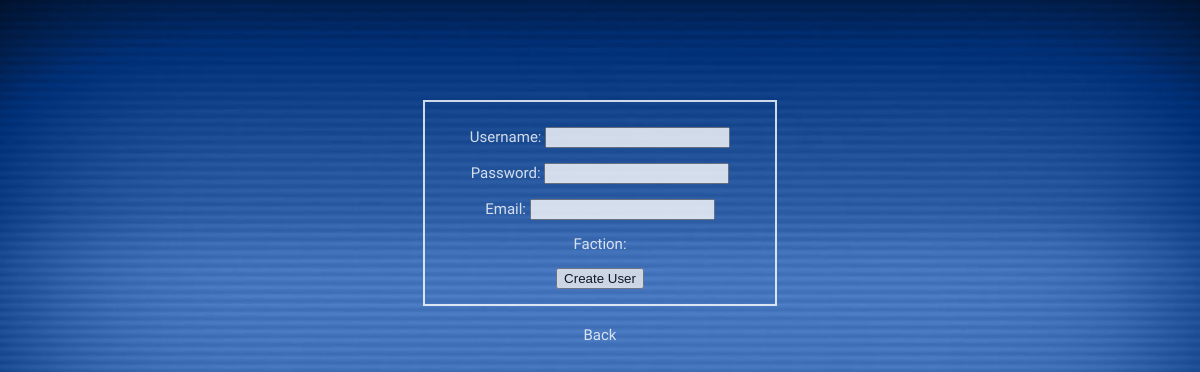
Before: /resources/auth/create_user.php with the older database file.
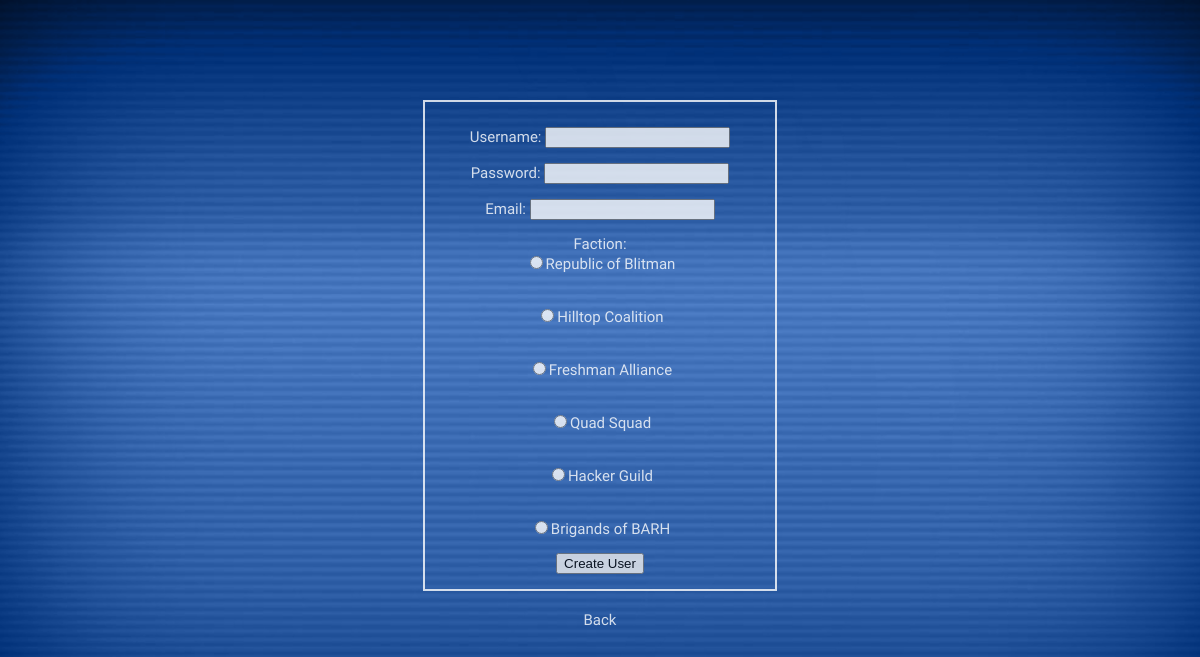
After: the same page with the newer database file.
### tables this page shows
CREATE TABLE IF NOT EXISTS `factions` (
  `factionID` int(11) NOT NULL,
  `factionName` varchar(255) NOT NULL,
  `description` varchar(255) NOT NULL,
  `startingLocation` int(11) NOT NULL,
  UNIQUE KEY `factionID` (`factionID`)
);

### resources/auth/create_user.php (the view, shortened to what this page needs)
<?php
if (isset($_POST['username']) && isset($_POST['password']) && isset($_POST['email']) && isset($_POST['faction']) && !empty($_POST['username']) && !empty($_POST['password']) && !empty($_POST['email']) && !empty($_POST['faction'])) {
    $name = $config['DB_NAME'];
    $username = $_POST['username'];
    $password = $_POST['password'];
    $email = $_POST['email'];
    $faction = $_POST['faction'];
    try {
    	$pdo = new PDO("mysql:host=localhost;dbname=$name", $config['DB_USERNAME'], $config['DB_PASSWORD']);
    	$pdo->setAttribute(PDO::ATTR_ERRMODE, PDO::ERRMODE_EXCEPTION);
    	try {
    		$user_chk = $pdo->prepare('SELECT `name` FROM `players` WHERE name=:username');
    		$user_chk->execute(array(':username' => $username));
    		if ($user_chk->fetch()) {
    			echo "Duplicate username.<br/><a href='create_user.php'>Back</a>";
    		}
    		else{
    			$prep = $pdo->prepare('INSERT INTO `players` (`name`, `allnaturalseasalt`, `password`,`email`,`faction`, `current_location`) VALUES (:username, :salt, :password, :email, :faction, "1,1,1");');
    			$salt = hash('sha256',uniqid(mt_rand(), true));
    			$password = hash('sha256',$salt.$password);
    			$prep->execute(array(
    				':username' => htmlspecialchars($username),
    				':salt' => $salt,
    				':password' => $password,
    				':email' => $email,
    				':faction' => $faction
    				));
    			header('location: login.php');
    		}
    	} catch(PDOException $e) {
    		print_r($e);
    		echo "User not added.</p>";
    	}
    }  catch(PDOException $e) {
    	echo "<p>Database does not yet exist...</p>";
    }
} else {
	echo "
	<html>
	<head>
	<title>RPI-S: create user</title>
	<link rel='stylesheet' href='../css/style.css' type='text/css'/>
	</head>
	<div id='main2'>
	<form id='newUser' name='newUser' action='create_user.php' method='post'>
	<p>
	<label for='username'>Username:</label>
	<input type='name' id='username' name='username'>
	</p>
	<p>
	<label for='password'>Password:</label>
	<input type='password' id='password' name='password'>
	</p>
	<p>
	<label for='email'>Email:</label>
	<input type='email' id='email' name='email'>
	</p>
	<p>
	<label for='faction'>Faction:</label>";
    try {
        $name = $config['DB_NAME'];
        $pdo = new PDO("mysql:host=localhost;dbname=$name", $config['DB_USERNAME'], $config['DB_PASSWORD']);
        $pdo->setAttribute(PDO::ATTR_ERRMODE, PDO::ERRMODE_EXCEPTION);
        $factions = $pdo->prepare('SELECT `factionID`,`factionName`,`description` FROM `factions` ORDER BY `factionID`');
        $factions->execute();
        $result = $factions->fetchAll();
        foreach ($result as $faction) {
            if ($faction['factionID'] != -1) {
                echo "<input type='radio' name='faction' value='".$faction["factionID"]."'>".$faction["factionName"];
            }
        }
    }  catch(PDOException $e) {
        echo "<p>Error loading factions..</p>";
        echo $e;
    }
    echo "
	</p>
	<p><input type='submit' value='Create User'></p>
	</form>
	<p style='text-align:center;'><a href='login.php'> Back </a></p></div>
	</html>";
}
?>

Changed rows visible on the page:
added factions: factionName "Republic of Blitman"
added factions: factionName "Hilltop Coalition"
added factions: factionName "Freshman Alliance"
added factions: factionName "Quad Squad"
added factions: factionName "Hacker Guild"
added factions: factionName "Brigands of BARH"
